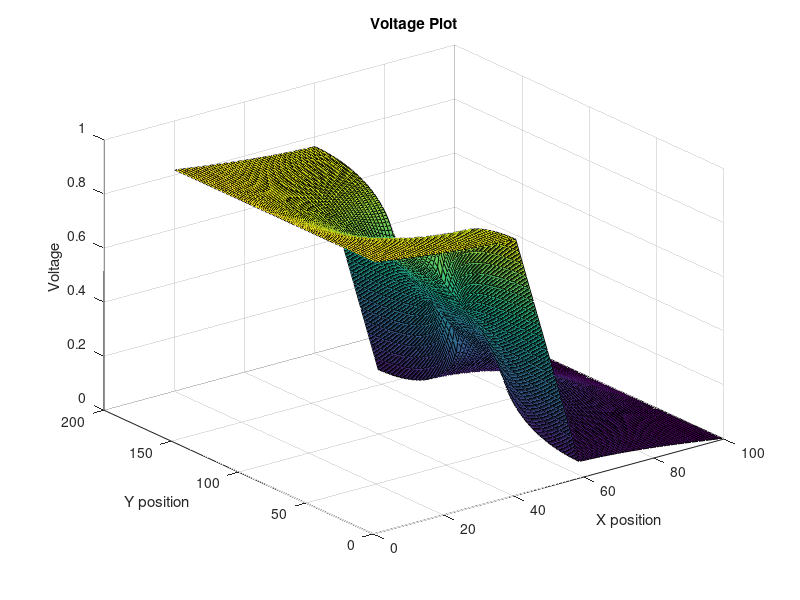
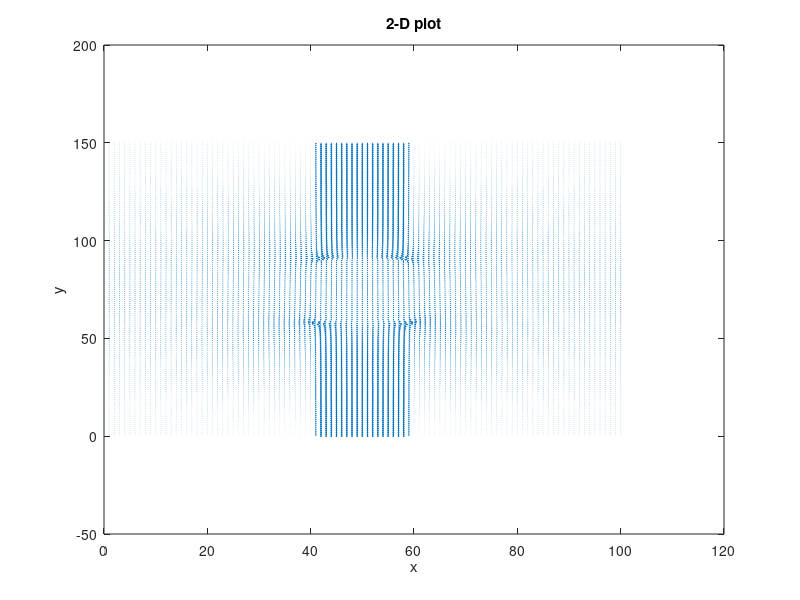

MATLAB code to generate these figures, in order:
%Assign 3 
%q2
%Kwabena Gyasi Bawuah 
%101048814

% using question 1 a as background 

%initiailizing the dimensions of our matrices, ensuring L is 3/2 times W

W = 100;                
L = (3/2)*W;    

G = sparse(W*L);      
Op = zeros(1, W*L);    

boxD = L*(2/5);
boxU = W*(3/5);
boxR = L*(3/5);
boxL = W*(2/5); 
%Editting Assig 2 part 2a
%sigma reference in and out the box
sigOut = 1; 
sigIn = 10^-2;

% leftEdge = midX - boxL/2;
% rightEdge = midX + boxL/2;
% topEdge = midY + boxW/2;
% bottomEdge = midY - boxW/2;

box = [boxL boxD boxU boxR];


%difine the dimension with the given sigma
for i = 1:W
    for j = 1:L
        if (i > box(1) && i < box(2) && (j < box(3)||j > box(4)))
            sigmamap(i, j) = sigIn;
        else
            sigmamap(i, j) = sigOut;  
        end
    end
end

%then we fill in the whole matrix with the sigma values defined
for i = 1:W 
    for j = 1:L       
        n = j + (i-1)*L;
        nxps = j + (i)*L;
        nxms = j + (i-2)*L;
        nyps = (j + 1) + (i-1)*L;
        nyms = (j - 1) + (i-1)*L;
        
        if (i == 1)
            G(n, :) = 0;
            G(n,n) = 1;
            Op(n) = 1;
            %already assigned above
            %sigmaMap(i,j) = sigOut;
        elseif (i == W)
            G(n, :) = 0;
            G(n,n) = 1;
            Op(n) = 0;
            %sigmaMap(i,j) = sigOut;
        elseif (j == 1)
            G(n,nxps) = (sigmamap(i+1, j) + sigmamap(i,j))/2;
            G(n, nxms) = (sigmamap(i-1, j) + sigmamap(i,j))/2;
            G(n, nyps) = (sigmamap(i, j+1) + sigmamap(i,j))/2;
            G(n,n) = -(G(n,nxps)+G(n,nxms)+G(n,nyps));
        elseif (j == L)
            G(n,nxps) = (sigmamap(i+1, j) + sigmamap(i,j))/2;
            G(n, nxms) = (sigmamap(i-1, j) + sigmamap(i,j))/2;
            G(n, nyms) = (sigmamap(i, j-1) + sigmamap(i,j))/2;
            G(n,n) = -(G(n,nxps)+G(n,nxms)+G(n,nyms));
        else
            G(n,nxps) = (sigmamap(i+1, j) + sigmamap(i,j))/2;
            G(n, nxms) = (sigmamap(i-1, j) + sigmamap(i,j))/2;
            G(n, nyps) = (sigmamap(i, j+1) + sigmamap(i,j))/2;
            G(n, nyms) = (sigmamap(i, j-1) + sigmamap(i,j))/2;
            G(n,n) = -(G(n,nxps)+G(n,nxms)+G(n,nyps)+G(n,nyms));
%             G(n,n) = -3;
%             if(i>leftEdge && i<rightEdge)
%                 G(n,nxms) = sigIn;
%                 G(n,nxps) = sigIn;
%                 G(n,nyms) = sigIn;
%                 sigmaMap(i,j) = sigIn;
%             else
%                 G(n,nxms) = sigOut;
%                 G(n,nxps) = sigOut;
%                 G(n,nyms) = sigOut;
%                 sigmaMap(i,j) = sigOut;
%             end
%         elseif (j == 1)
%             G(n,n) = -3;
%             if(i>leftEdge && i<rightEdge)
%                 G(n,nxms) = sigIn;
%                 G(n,nxps) = sigIn;
%                 G(n,nyps) = sigIn;
%                 sigmaMap(i,j) = sigIn;
%             else
%                 G(n,nxms) = sigOut;
%                 G(n,nxps) = sigOut;
%                 G(n,nyps) = sigOut;
%                 sigmaMap(i,j) = sigOut;
%             end
%         else
%             G(n,n) = -4;
%             if( (j>topEdge || j<bottomEdge) && i>leftEdge && i<rightEdge)
%                 G(n,nxps) = sigIn;
%                 G(n,nxms) = sigIn;
%                 G(n,nyps) = sigIn;
%                 G(n,nyms) = sigIn;
%                 sigmaMap(i,j) = sigIn;
%             else
%                 G(n,nxps) = sigOut;
%                 G(n,nxms) = sigOut;
%                 G(n,nyps) = sigOut;
%                 G(n,nyms) = sigOut;
%                 sigmaMap(i,j) = sigOut;
%             end
        end
    end
end

Voltage = G\Op';
sol = zeros(L, W, 1);

for i = 1:W
    for j = 1:L
        n = j + (i-1)*L;
        sol(j,i) = Voltage(n);
    end
end

%The electric field can be derived from the surface voltage using a
%gradient
[Ey, Ex] = gradient(sol);
%J, the current density, is calculated by multiplying sigma and the
%electric field together. Combing the x and y matrices, a surface plot is
%derived by surfing this matrix.
J_x = sigmamap'.*Ey;
J_y = sigmamap'.*Ex;
J = sqrt(J_x.^2 + J_y.^2);

% Sigma(x,y) Surface Plot
% figure(9)
% subplot(2,1,1);
% surf(sigmamap);
% xlabel('x');
% ylabel('y');
% zlabel('V(x,y)')
% title('Sigma Charge Density Plot');

%subplot(2,1,2);
figure(1)
surf(sol)
xlabel("X position")
ylabel("Y position")
zlabel("Voltage")
title('Voltage Plot');

%X component of electric field surface plot
% figure(3)
% subplot(2,1,1);
% surf(-Ey)
% xlabel('x');
% ylabel('y');
% zlabel('V(x,y)')
% title('Electric Field Plot for x');

%Y component of electric field surface plot
% subplot(2,1,2);
% surf(-Ex)
% xlabel('x');
% ylabel('y');
% zlabel('V(x,y)')
% title('Electric Field Plot for y');

% figure(5)
% surf(J)
% xlabel('x');
% ylabel('y');
% zlabel('V(x,y)')
% title('Current Density σ(x, y)');

figure(2)
quiver(Ex,Ey);
xlabel('x');
ylabel('y');
title("2-D plot")
